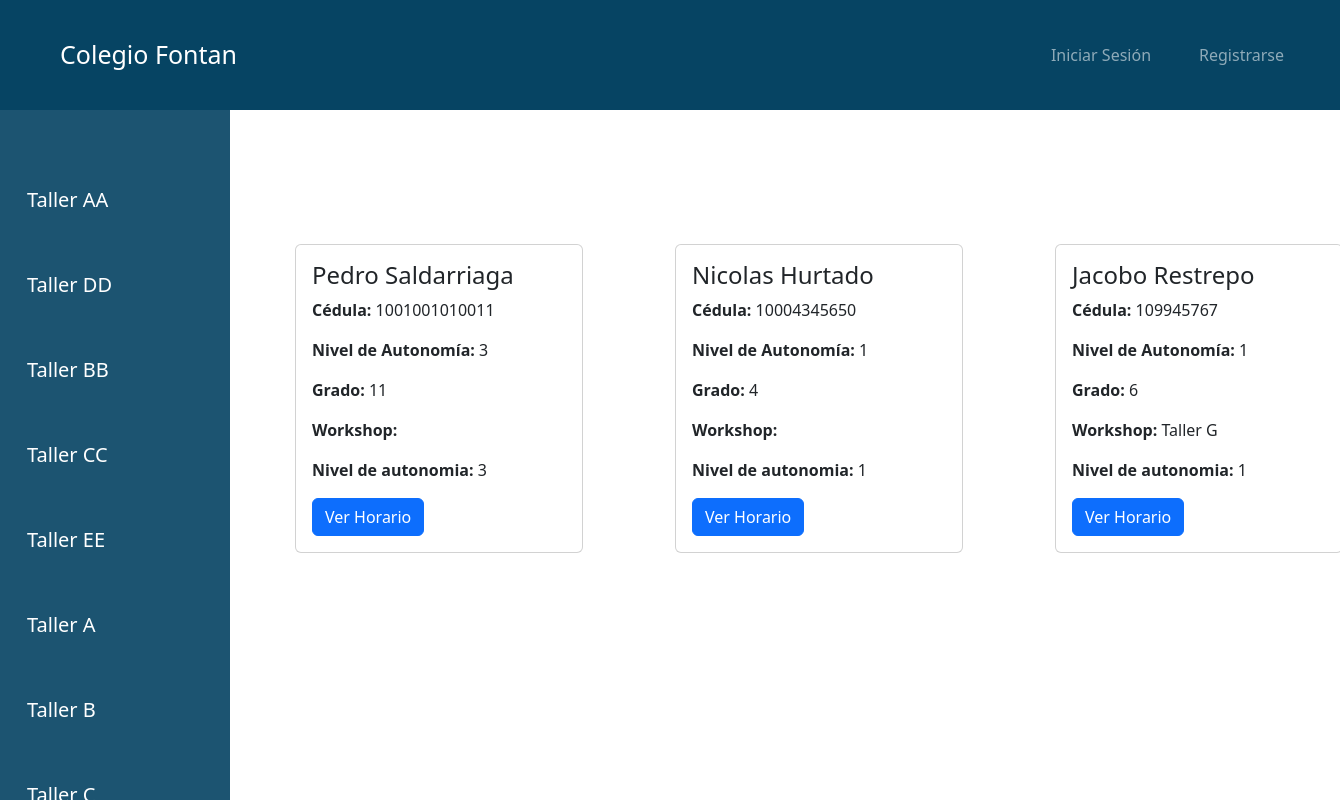
/students/main_menu/, run on an earlier commit of the app's database.
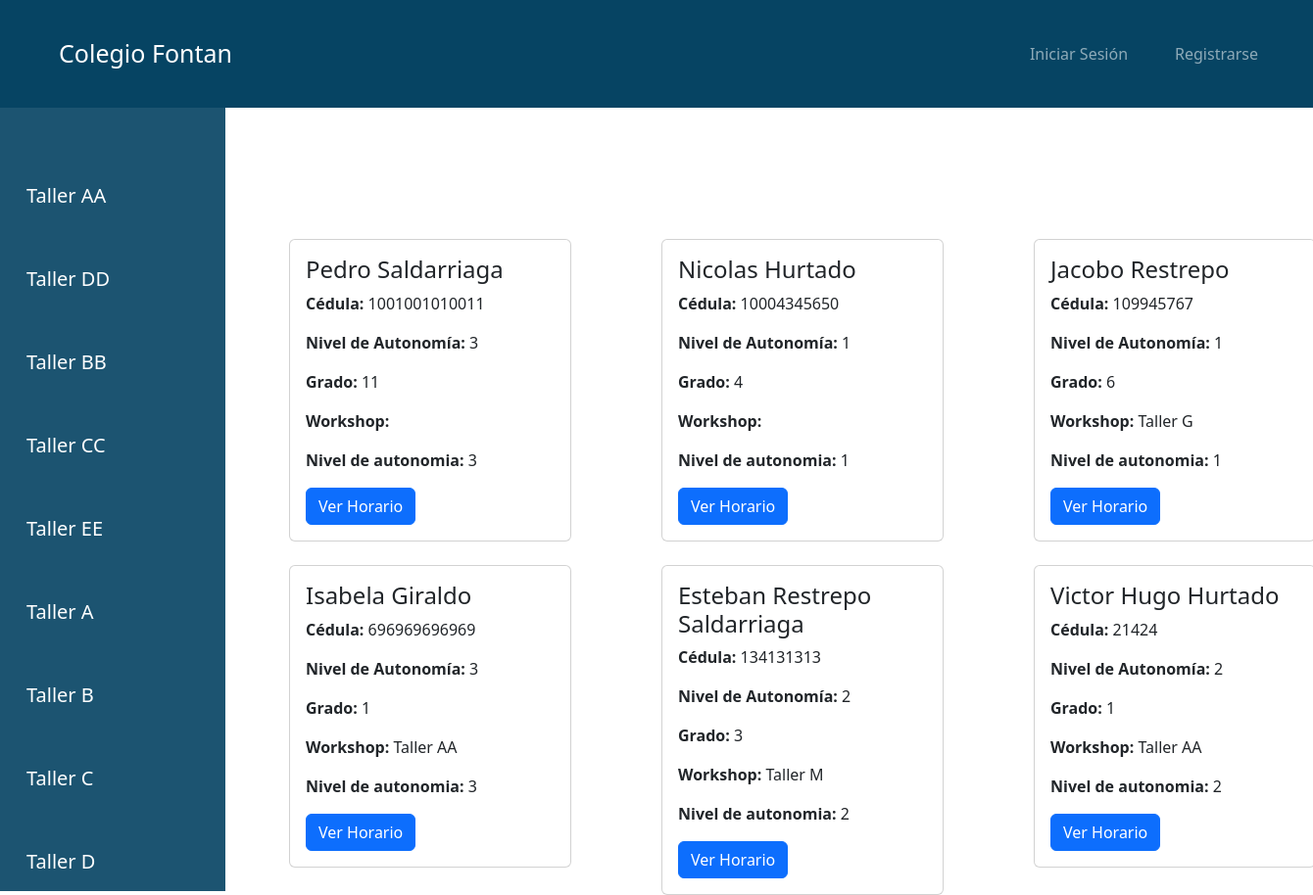
And on a later commit of the database.
### workshops/models.py (models this page shows, shortened)
class Workshop(models.Model):
    WORKSHOP_TYPES = [
        ('primary', 'Primaria'),
        ('high_school', 'Bachillerato'),
        ('collective', 'Colectivo'),
    ]
    workshop_id = models.AutoField(primary_key=True)
    name = models.CharField(max_length=100, unique=True)
    tutor = models.ForeignKey(
        'tutors.Tutor',
        on_delete=models.SET_NULL,
        null=True,
        blank=True
    )
    max_capacity = models.IntegerField(default=25)
    type = models.CharField(
        max_length=20,
        choices=WORKSHOP_TYPES,
        default='primary'
    )

### students/models.py (models this page shows, shortened)
class Student(models.Model):
    student_id = models.AutoField(primary_key=True)
    name = models.CharField(max_length=100)
    lastname = models.CharField(max_length=100)
    id_number = models.IntegerField(unique=True)
    autonomy_level = models.IntegerField(
        choices=[
            (1, 'Nivel 1'),
            (2, 'Nivel 2'),
            (3, 'Nivel 3'),
        ],
        default=1,
    )
    extended_vacation = models.BooleanField(default=False)
    grade = models.IntegerField(
        choices=[
            (1, '1'),
            (2, '2'),
            (3, '3'),
            (4, '4'),
            (5, '5'),
            (6, '6'),
            (7, '7'),
            (8, '8'),
            (9, '9'),
            (10, '10'),
            (11, '11'),
        ],
        default=1,
    )
    workshop = models.ForeignKey('workshops.Workshop', on_delete=models.SET_NULL, null=True, blank=True)

### students/views.py (the view)
# urls.py: path('main_menu/', views.main_menu, name='students.main_menu'),
def main_menu(request):
    workshops = Workshop.objects.all()
    query = request.GET.get('query')  # Obtenemos la consulta de búsqueda
    if query:
        students = Student.objects.filter(
        Q(name__icontains=query) | Q(lastname__icontains=query)
    )
    else:
        students = Student.objects.all()
    return render(request, 'students/main_menu.html', {'workshops': workshops,'students': students, 'query': query})

### students/templates/students/main_menu.html
{% extends 'base.html' %}
{% load static %}
{% block content %}
<div class="container-fluid">
  <nav class="vertical-navbar" style="height: 100vh; overflow-y: auto;">
    <div class="container">
      <ul>
        {% for workshop in workshops %}
        <li class="nav-item">
          <a class="nav-link" href="{% url 'workshops:students_by_workshop' workshop.workshop_id %}">
            {{ workshop.name }}
          </a>
        </li>
        {% endfor %}
      </ul>
    </div>
  </nav>
</div>
<div class="container">
  <div class="row row-cols-1 row-cols-md-3 g-4">
    {% if query %}
      {% if students %}
        {% for student in students %}
          <div class="col">
            <div class="card" style="width: 18rem;">
              <div class="card-body">
                <h4 class="card-title">{{ student.name }} {{ student.lastname }}</h5>
                <p class="card-text"><strong>Cédula:</strong> {{ student.id_number }}</p>
                <p class="card-text"><strong>Nivel de Autonomía:</strong> {{ student.autonomy_level }}</p>
                <p class="card-text"><strong>Grado:</strong> {{ student.grade }}</p>
                <p class="card-text"><strong>Workshop:</strong> {{ student.workshop.name }}</p>
                <p class="card-text"><strong>Nivel de autonomia:</strong> {{ student.autonomy_level }}</p>
                <a href="{% url 'student_schedule' student_id=student.student_id %}" class="btn btn-primary">Ver Horario</a>
              </div>
            </div>
          </div>
        {% endfor %}
      {% else %}
        <div class="col">
          <h2>No se encontraron resultados para "{{ query }}"</h2>
        </div>
      {% endif %}
    {% else %}
      {% for student in students %}
        <div class="col">
          <div class="card" style="width: 18rem;">
            <div class="card-body">
              <h4 class="card-title">{{ student.name }} {{ student.lastname }}</h5>
              <p class="card-text"><strong>Cédula:</strong> {{ student.id_number }}</p>
              <p class="card-text"><strong>Nivel de Autonomía:</strong> {{ student.autonomy_level }}</p>
              <p class="card-text"><strong>Grado:</strong> {{ student.grade }}</p>
              <p class="card-text"><strong>Workshop:</strong> {{ student.workshop.name }}</p>
              <p class="card-text"><strong>Nivel de autonomia:</strong> {{ student.autonomy_level }}</p>
              <a href="{% url 'student_schedule' student_id=student.student_id %}" class="btn btn-primary">Ver Horario</a>
            </div>
          </div>
        </div>
      {% endfor %}
    {% endif %}
  </div>
</div>
{% endblock %}

What changed in the data, as far as the page shows it:
now on this page (row unchanged): Workshop: name "Taller C"
now on this page (row unchanged): Workshop: name "Taller D"
added Student: name "Isabela", lastname "Giraldo", id_number "696969696969", autonomy_level "3", grade "1", workshop.name "Taller AA"
added Student: name "Esteban", lastname "Restrepo Saldarriaga", id_number "134131313", autonomy_level "2", grade "3", workshop.name "Taller M"
added Student: name "Victor Hugo", lastname "Hurtado", id_number "21424", autonomy_level "2", grade "1", workshop.name "Taller AA"
